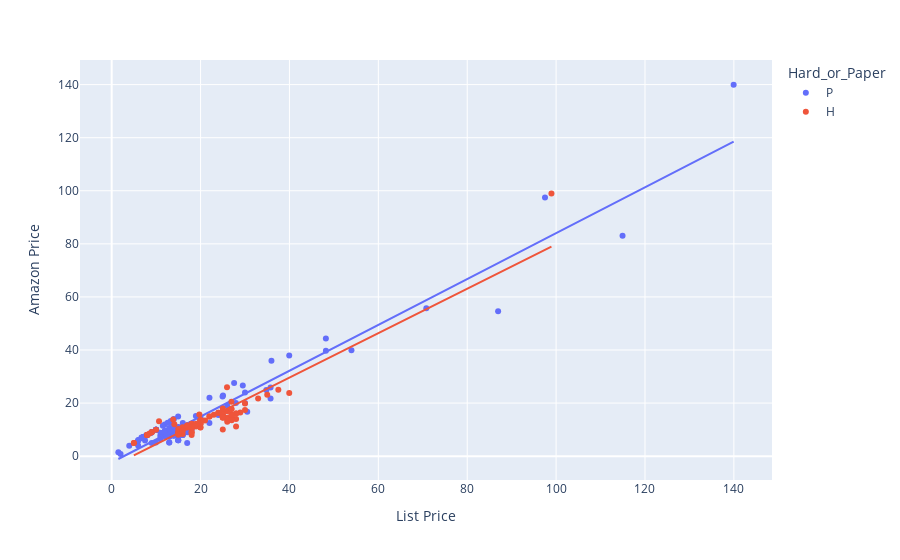

Here is the notebook cell this chart was saved with:
### Code cell
px.scatter(ab_noNaN, x='List Price', y='Amazon Price', color='Hard_or_Paper',trendline="ols")

### Figure 1 — Plotly figure (JSON) as saved in the notebook; plotly's stock layout.template omitted (floating-point values rounded to 4 significant figures; data arrays with more than 128 entries replaced by an {"elided": "..."} marker saying what was removed)
{"data": [{"hovertemplate": "Hard_or_Paper=P<br>List Price=%{x}<br>Amazon Price=%{y}<extra></extra>", "legendgroup": "P", "marker": {"color": "#636efa", "symbol": "circle"}, "mode": "markers", "name": "P", "orientation": "v", "showlegend": true, "type": "scatter", "x": {"elided": "233 float values"}, "xaxis": "x", "y": {"elided": "233 float values"}, "yaxis": "y"}, {"hovertemplate": "<b>OLS trendline</b><br>Amazon Price = 0.863914 * List Price + -2.36864<br>R<sup>2</sup>=0.933425<br><br>Hard_or_Paper=P<br>List Price=%{x}<br>Amazon Price=%{y} <b>(trend)</b><extra></extra>", "legendgroup": "P", "marker": {"color": "#636efa", "symbol": "circle"}, "mode": "lines", "name": "P", "showlegend": false, "type": "scatter", "x": {"elided": "233 float values"}, "xaxis": "x", "y": {"elided": "233 float values"}, "yaxis": "y"}, {"hovertemplate": "Hard_or_Paper=H<br>List Price=%{x}<br>Amazon Price=%{y}<extra></extra>", "legendgroup": "H", "marker": {"color": "#EF553B", "symbol": "circle"}, "mode": "markers", "name": "H", "orientation": "v", "showlegend": true, "type": "scatter", "x": [28.95, 20, 30, 19.95, 18.99, 15.95, 22.99, 7.95, 7.95, 15.95, 4.99, 24.95, 26.99, 26.95, 24, 17.99, 17.99, 26.95, 14.99, 30, 26.99, 27.99, 14.95, 19.99, 18, 8.99, 17, 26, 26, 27.99, 21, 24.99, 25.95, 25, 26.99, 17.99, 15, 17.99, 20, 17.99, 13.83, 16.99, 20, 7.95, 16.99, 98.95, 19.73, 37.5, 26, 32.95, 26.95, 15.99, 24, 26.95, 26.99, 14.1, 4.99, 8.99, 7.95, 9.99, 22, 8.42, 18.99, 28, 25, 15, 17.99, 39.95, 10.65, 19.95, 25, 17.99, 8.99, 20, 22, 17.99, 25, 26, 24.99, 20, 24.99, 28, 35, 25, 27, 18.99], "xaxis": "x", "y": [16.44, 13.46, 19.8, 13.57, 11.58, 10.85, 15.63, 7.95, 7.95, 8.39, 4.99, 15.82, 15.6, 20.48, 16.32, 8.97, 11.46, 14.99, 10.19, 17.43, 14.61, 11.2, 8.97, 10.75, 12.24, 8.99, 11.55, 13, 14.44, 13.98, 13.43, 15.2, 25.95, 16.5, 15.44, 10.58, 8.84, 11.24, 12.17, 7.98, 13.83, 11.55, 13.6, 7.95, 10.79, 98.95, 15.68, 25, 16.91, 21.75, 17.73, 9.58, 16.32, 17.79, 15.44, 11.99, 4.99, 8.99, 7.95, 9.99, 14.96, 8.42, 11.16, 16.09, 15.62, 8.05, 10.21, 23.79, 13.13, 10.86, 14.46, 8.98, 8.99, 13.6, 14.96, 10.88, 14.7, 13.7, 17.99, 12.17, 14.69, 16.08, 23.1, 10, 13.49, 12.24], "yaxis": "y"}, {"hovertemplate": "<b>OLS trendline</b><br>Amazon Price = 0.837057 * List Price + -3.84345<br>R<sup>2</sup>=0.844086<br><br>Hard_or_Paper=H<br>List Price=%{x}<br>Amazon Price=%{y} <b>(trend)</b><extra></extra>", "legendgroup": "H", "marker": {"color": "#EF553B", "symbol": "circle"}, "mode": "lines", "name": "H", "showlegend": false, "type": "scatter", "x": [4.99, 4.99, 7.95, 7.95, 7.95, 7.95, 8.42, 8.99, 8.99, 8.99, 9.99, 10.65, 13.83, 14.1, 14.95, 14.99, 15, 15, 15.95, 15.95, 15.99, 16.99, 16.99, 17, 17.99, 17.99, 17.99, 17.99, 17.99, 17.99, 17.99, 17.99, 18, 18.99, 18.99, 18.99, 19.73, 19.95, 19.95, 19.99, 20, 20, 20, 20, 20, 21, 22, 22, 22.99, 24, 24, 24.95, 24.99, 24.99, 24.99, 25, 25, 25, 25, 25, 25.95, 26, 26, 26, 26, 26.95, 26.95, 26.95, 26.95, 26.99, 26.99, 26.99, 26.99, 27, 27.99, 27.99, 28, 28, 28.95, 30, 30, 32.95, 35, 37.5, 39.95, 98.95], "xaxis": "x", "y": [0.3335, 0.3335, 2.811, 2.811, 2.811, 2.811, 3.205, 3.682, 3.682, 3.682, 4.519, 5.071, 7.733, 7.959, 8.671, 8.704, 8.712, 8.712, 9.508, 9.508, 9.541, 10.38, 10.38, 10.39, 11.22, 11.22, 11.22, 11.22, 11.22, 11.22, 11.22, 11.22, 11.22, 12.05, 12.05, 12.05, 12.67, 12.86, 12.86, 12.89, 12.9, 12.9, 12.9, 12.9, 12.9, 13.73, 14.57, 14.57, 15.4, 16.25, 16.25, 17.04, 17.07, 17.07, 17.07, 17.08, 17.08, 17.08, 17.08, 17.08, 17.88, 17.92, 17.92, 17.92, 17.92, 18.72, 18.72, 18.72, 18.72, 18.75, 18.75, 18.75, 18.75, 18.76, 19.59, 19.59, 19.59, 19.59, 20.39, 21.27, 21.27, 23.74, 25.45, 27.55, 29.6, 78.98], "yaxis": "y"}], "layout": {"legend": {"title": {"text": "Hard_or_Paper"}, "tracegroupgap": 0}, "margin": {"t": 60}, "xaxis": {"anchor": "y", "domain": [0, 1], "title": {"text": "List Price"}}, "yaxis": {"anchor": "x", "domain": [0, 1], "title": {"text": "Amazon Price"}}}}
